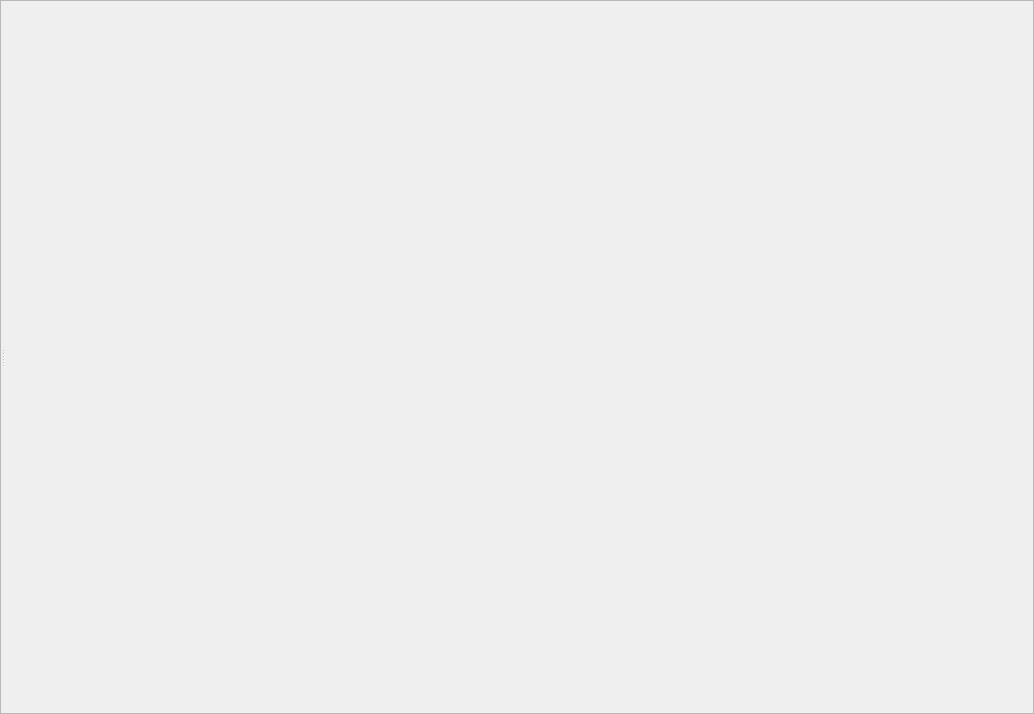
<?xml version="1.0" encoding="UTF-8"?>
<ui version="4.0">
 <class>C_FlaMainWindow</class>
 <widget class="QMainWindow" name="C_FlaMainWindow">
  <property name="geometry">
   <rect>
    <x>0</x>
    <y>0</y>
    <width>1034</width>
    <height>714</height>
   </rect>
  </property>
  <property name="windowTitle">
   <string>C_FlaMainWindow</string>
  </property>
  <widget class="QWidget" name="pc_CentralWidget">
   <layout class="QVBoxLayout" name="verticalLayout" stretch="0">
    <property name="spacing">
     <number>0</number>
    </property>
    <property name="leftMargin">
     <number>0</number>
    </property>
    <property name="topMargin">
     <number>0</number>
    </property>
    <property name="rightMargin">
     <number>0</number>
    </property>
    <property name="bottomMargin">
     <number>0</number>
    </property>
    <item>
     <widget class="stw::opensyde_gui_elements::C_OgeSaMain" name="scrollArea">
      <property name="widgetResizable">
       <bool>true</bool>
      </property>
      <widget class="QWidget" name="scrollAreaWidgetContents">
       <property name="geometry">
        <rect>
         <x>0</x>
         <y>0</y>
         <width>1032</width>
         <height>712</height>
        </rect>
       </property>
       <layout class="QVBoxLayout" name="verticalLayout_2" stretch="0,1">
        <property name="spacing">
         <number>0</number>
        </property>
        <property name="leftMargin">
         <number>0</number>
        </property>
        <property name="topMargin">
         <number>0</number>
        </property>
        <property name="rightMargin">
         <number>0</number>
        </property>
        <property name="bottomMargin">
         <number>0</number>
        </property>
        <item>
         <widget class="stw::opensyde_gui::C_FlaTitleBarWidget" name="pc_TitleBarWidget" native="true"/>
        </item>
        <item>
         <widget class="QWidget" name="pc_ShowWidget" native="true">
          <layout class="QHBoxLayout" name="horizontalLayout">
           <property name="leftMargin">
            <number>0</number>
           </property>
           <property name="topMargin">
            <number>0</number>
           </property>
           <property name="rightMargin">
            <number>0</number>
           </property>
           <property name="bottomMargin">
            <number>0</number>
           </property>
           <item>
            <widget class="stw::opensyde_gui_elements::C_CamOgeSpi" name="pc_SplitterSettings">
             <property name="orientation">
              <enum>Qt::Horizontal</enum>
             </property>
             <property name="childrenCollapsible">
              <bool>false</bool>
             </property>
             <widget class="stw::opensyde_gui_elements::C_OgeWiOnlyBackground" name="pc_PropertiesAndUpdateWidget" native="true">
              <layout class="QVBoxLayout" name="verticalLayout_3" stretch="0,1">
               <property name="spacing">
                <number>0</number>
               </property>
               <property name="leftMargin">
                <number>0</number>
               </property>
               <property name="topMargin">
                <number>0</number>
               </property>
               <property name="rightMargin">
                <number>0</number>
               </property>
               <property name="bottomMargin">
                <number>0</number>
               </property>
               <item>
                <widget class="stw::opensyde_gui::C_FlaPropWidget" name="pc_GeneralPropertiesWidget" native="true"/>
               </item>
               <item>
                <widget class="stw::opensyde_gui::C_FlaUpProperties" name="pc_UpdateWidget" native="true"/>
               </item>
              </layout>
             </widget>
             <widget class="stw::opensyde_gui::C_FlaSetWidget" name="pc_SettingsWidget" native="true"/>
            </widget>
           </item>
          </layout>
         </widget>
        </item>
       </layout>
       <zorder>pc_ShowWidget</zorder>
       <zorder>pc_TitleBarWidget</zorder>
      </widget>
     </widget>
    </item>
   </layout>
  </widget>
 </widget>
 <customwidgets>
  <customwidget>
   <class>stw::opensyde_gui_elements::C_CamOgeSpi</class>
   <extends>QSplitter</extends>
   <header>C_CamOgeSpi.hpp</header>
   <container>1</container>
  </customwidget>
  <customwidget>
   <class>stw::opensyde_gui_elements::C_OgeSaMain</class>
   <extends>QScrollArea</extends>
   <header>C_OgeSaMain.hpp</header>
   <container>1</container>
  </customwidget>
  <customwidget>
   <class>stw::opensyde_gui::C_FlaTitleBarWidget</class>
   <extends>QWidget</extends>
   <header>C_FlaTitleBarWidget.hpp</header>
   <container>1</container>
  </customwidget>
  <customwidget>
   <class>stw::opensyde_gui::C_FlaSetWidget</class>
   <extends>QWidget</extends>
   <header>C_FlaSetWidget.hpp</header>
   <container>1</container>
  </customwidget>
  <customwidget>
   <class>stw::opensyde_gui::C_FlaUpProperties</class>
   <extends>QWidget</extends>
   <header>C_FlaUpProperties.hpp</header>
   <container>1</container>
  </customwidget>
  <customwidget>
   <class>stw::opensyde_gui::C_FlaPropWidget</class>
   <extends>QWidget</extends>
   <header>C_FlaPropWidget.hpp</header>
   <container>1</container>
  </customwidget>
  <customwidget>
   <class>stw::opensyde_gui_elements::C_OgeWiOnlyBackground</class>
   <extends>QWidget</extends>
   <header>C_OgeWiOnlyBackground.hpp</header>
   <container>1</container>
  </customwidget>
 </customwidgets>
 <resources/>
 <connections/>
</ui>
